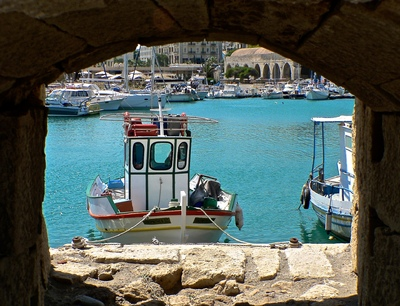
//> input picture IlluminationCompensation/test.jpg, 400 x 306 px
$ ./main   (built with g++ and OpenCV 4)
//> lines starting //> are read from the running program, lines starting //| are printed output that depends on the picture
/*@author:Tom Liao*/
#include <iostream>
#include "opencv2/opencv.hpp"
using namespace cv;
using namespace std;
typedef vector<unsigned char> vecDataBuffer;
/*function£º
compensate the illumination of an image
input£º
*[in]const vecDataBuffer & vecGrayImg - a gray image
*[in]int nGrayImgWidth - the width of image
*[in]int nGrayImgHeight - the height of image
*[in]int nKernelSize - filter kernel size
*[in]double nMdark - control parameter 1
*[in]double nMbright - control parameter 2
*[in]double nLobe - control parameter 3
output£º
*[out]vecDataBuffer &vecImprovedGrayImg - an illumination-compensated image
return£º
*0 ¨C valid, -1 - invalid
reference£º
¡°Fast centre¨Csurround contrast modification¡±£¬V.Vonikakis£¬I.Andreadis£¬A.Gasteratos.
*/
int illuminationCompensation(const vecDataBuffer &vecGrayImg, vecDataBuffer &vecImprovedGrayImg, int nGrayImgWidth, int nGrayImgHeight, int nKernelSize, double nMdark, double nMbright, double nLobe)
{
	if (nKernelSize % 2 == 0)
	{
		return -1;
	}
	unsigned char *pGrayImg = (unsigned char *)(&vecGrayImg[0]);
	vecImprovedGrayImg.clear();
	vecImprovedGrayImg.resize(nGrayImgHeight * nGrayImgWidth);
	unsigned char *pImprovedGrayImg = (unsigned char *)(&vecImprovedGrayImg[0]);
	Mat img(nGrayImgHeight, nGrayImgWidth, CV_8UC1, pGrayImg);
	Mat imgBlurred;
	double A, temp;

	blur(img, imgBlurred, Size(nKernelSize, nKernelSize));
	int length = nGrayImgWidth * nGrayImgHeight;
	for (int i = 0; i < length; i++)
	{
		if (imgBlurred.data[i] < 128)
		{
			A = (nMdark + imgBlurred.data[i] * imgBlurred.data[i] / nLobe) * (128 / (128 - imgBlurred.data[i] + 1e-10));
			temp = (255 + A) * img.data[i] / (A + img.data[i] + 1e-10);
			pImprovedGrayImg[i] = (unsigned char)((temp >= 255) ? 255 : temp);
		}
		else
		{
			A = (nMbright + (255 - imgBlurred.data[i]) * (255 - imgBlurred.data[i]) / nLobe) * (128 / (imgBlurred.data[i] - 127 + 1e-10));
			temp = A * img.data[i] / (A + 255 - img.data[i] + 1e-10);
			pImprovedGrayImg[i] = (unsigned char)((temp >= 255) ? 255 : temp);
		}

	}
	return 0;
}

//test illuminationCompensation
int main()
{
	Mat srcImg = imread("test.jpg", 0);
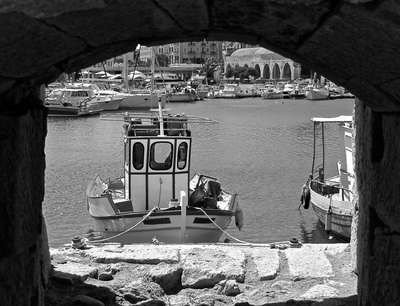
//> srcImg: 306 rows x 400 cols, CV_8UC1; min 0, max 255, mean 90.5
	namedWindow("in");
	imshow("in", srcImg);
	waitKey(0);
	vecDataBuffer srcData;
	Mat dstImg(srcImg.rows, srcImg.cols, CV_8UC1);
	int ret = illuminationCompensation(std::vector<unsigned char>(srcImg.data, srcImg.data + srcImg.cols * srcImg.rows),
		srcData, srcImg.cols, srcImg.rows, 119, 35, 35, 100);
//> in illuminationCompensation, `vecImprovedGrayImg.resize(nGrayImgHeight * nGrayImgWidth);`: vecImprovedGrayImg = 122400 items
//> in illuminationCompensation, `blur(img, imgBlurred, Size(nKernelSize, nKernelSize));`:
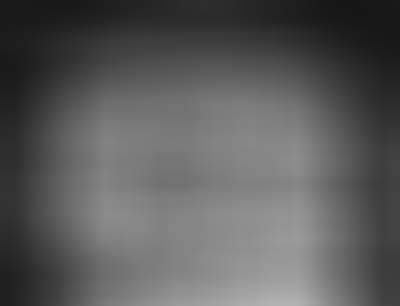
//> imgBlurred: 306 rows x 400 cols, CV_8UC1; min 22, max 178, mean 90.7
//> the loop in illuminationCompensation, `for (int i = 0; i < length; i++)` made 122400 passes
//> (A, temp) on passes 1 to 12: (52.4, 161.5), (52.4, 161.5), (52.4, 147), (52.4, 140.3), (52.4, 145.3), (52.4, 143.7), (52.4, 147), (52.4, 150.1), (52.4, 153.1), (52.4, 151.6), (52.4, 151.6), (52.4, 143.7)
//> srcData = 122400 items; ret = 0
	memcpy(dstImg.data, &srcData[0], srcImg.cols * srcImg.rows);
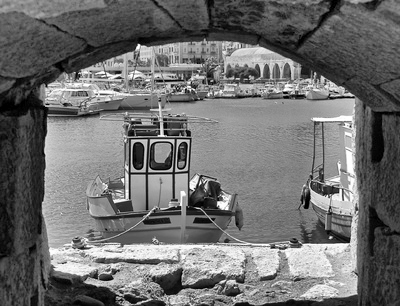
//> dstImg: 306 rows x 400 cols, CV_8UC1; min 0, max 254, mean 110.7
	namedWindow("out");
	imshow("out", dstImg);
	waitKey(0);
	destroyAllWindows();
	return 0;
}
